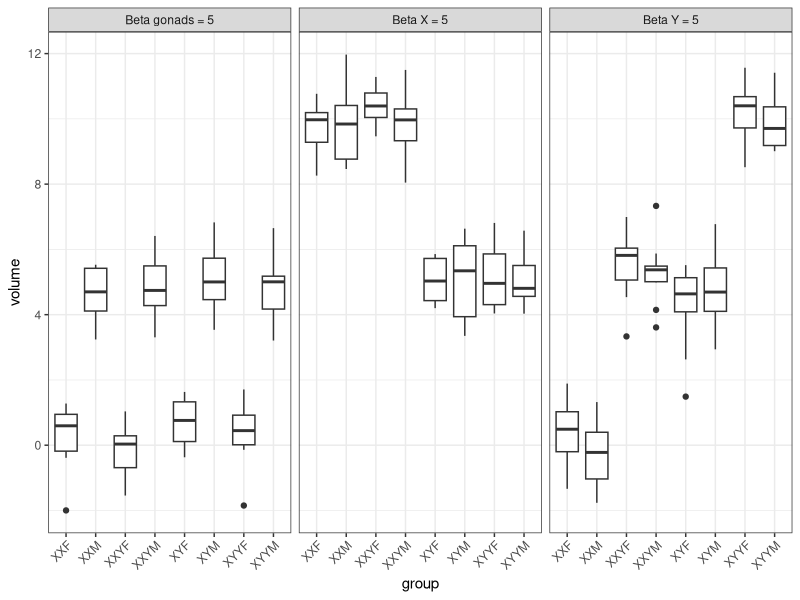
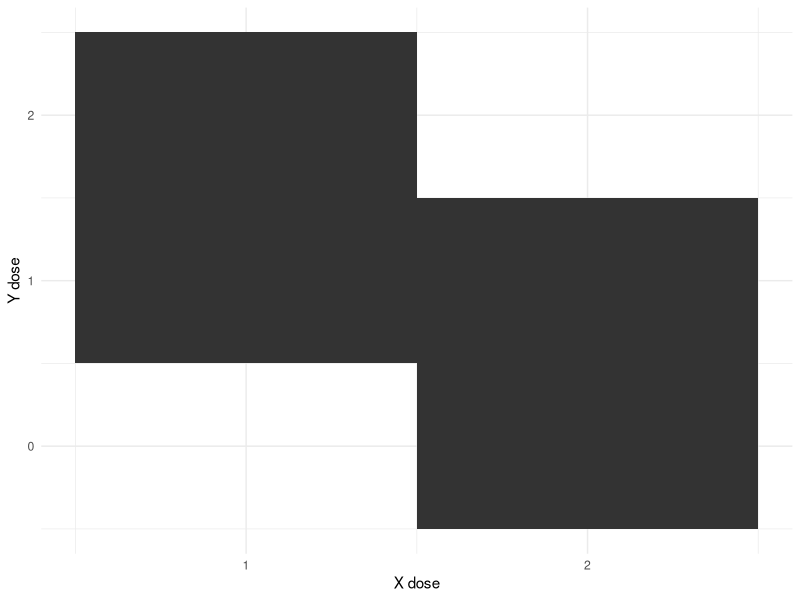

R code for these plots, in order: (Note: a time limit stopped this script after it produced the figures.)
## ---- chunk 1
#| output: false

library(tidyverse)
library(ggplot2)
library(broom)
library(splines)
## ---- chunk 2

generateSCTData <- function(npergroup=10, 
                            gonadeffectmu=0,
                            gonadeffectsd=0,
                            xeffectmu=0,
                            xeffectsd=0,
                            yeffectmu=0,
                            yeffectsd=0,
                            epsilon=1) {
  
  # generate data from the normal distribution separately for each genotype. Here we just use
  # epsilon for randomly distributed noise
  groups <- rbind(data.frame(group="XYM", gonad=1,X=1,Y=1, volume=rnorm(npergroup, 0, epsilon)),
                  data.frame(group="XYF", gonad=0,X=1,Y=1, volume=rnorm(npergroup, 0, epsilon)),
                  data.frame(group="XXM", gonad=1,X=2,Y=0, volume=rnorm(npergroup, 0, epsilon)),
                  data.frame(group="XXF", gonad=0,X=2,Y=0, volume=rnorm(npergroup, 0, epsilon)),
                  data.frame(group="XXYM",gonad=1,X=2,Y=1, volume=rnorm(npergroup, 0, epsilon)),
                  data.frame(group="XXYF",gonad=0,X=2,Y=1, volume=rnorm(npergroup, 0, epsilon)),
                  data.frame(group="XYYM",gonad=1,X=1,Y=2, volume=rnorm(npergroup, 0, epsilon)),
                  data.frame(group="XYYF",gonad=0,X=1,Y=2, volume=rnorm(npergroup, 0, epsilon))) 
  
  # and now we add the effects, again normally distributed (only matters if the sd terms are non-zero)
  groups$volume <- groups$volume + 
    rnorm(nrow(groups), gonadeffectmu * groups$gonad, gonadeffectsd) + 
    rnorm(nrow(groups), xeffectmu * groups$X, xeffectsd) + 
    rnorm(nrow(groups), yeffectmu * groups$Y, yeffectsd)
    
  # and return the dataset
  return(groups %>% mutate(
    gonadeffectmu=gonadeffectmu,
    xeffectmu=xeffectmu,
    yeffectmu=yeffectmu
  ))
  
} 

# now generate three datasets with large effects
SCTg <- generateSCTData(gonadeffectmu = 5) %>% mutate(sim="Beta gonads = 5")
SCTx <- generateSCTData(xeffectmu = 5) %>% mutate(sim="Beta X = 5")
SCTy <- generateSCTData(yeffectmu = 5) %>% mutate(sim="Beta Y = 5")

rbind(SCTg, SCTx, SCTy) %>% 
  ggplot() + 
  aes(x=group, y=volume) + 
  geom_boxplot() +
  facet_grid(.~sim) + 
  theme_bw() +
  theme(axis.text.x = element_text(angle = 45, hjust=1)) 
## ---- chunk 3
generateSCTData(npergroup = 1) %>%
  ggplot() + 
  aes(x=X, y=Y) + 
  geom_tile() + 
  xlab("X dose") + 
  ylab("Y dose") +
  scale_x_continuous(breaks = c(1,2)) + 
  theme_minimal()
## ---- chunk 4
#| cache: true
generateSCTSimSeries <- function(nsims=500,
                                 npergroup=10,
                                 gonadeffectmu=0,
                                 xeffectmu=0,
                                 yeffectmu=0,
                                 epsilon=1){
  # make sure that effects are all equal
  if (length(gonadeffectmu) != length(xeffectmu) | 
      length(gonadeffectmu) != length(yeffectmu)) {
    stop("Effects must be the same length")
  }
  
  neffects <- length(gonadeffectmu)
  
  # and now we run the simulations
  return(pmap(list(npergroup=rep(npergroup, neffects*nsims), 
                       gonadeffectmu=rep(gonadeffectmu, nsims), 
                       xeffectmu=rep(xeffectmu, nsims), 
                       yeffectmu=rep(yeffectmu, nsims),
                       epsilon=rep(epsilon, neffects*nsims)),
                  generateSCTData))

}

modelSCTSimSeries <- function(df) {
  #df <- df %>% mutate(X = X-1)
  tidy(lm(volume ~ gonad + X + Y, df)) %>% mutate(gonadeffectmu=df$gonadeffectmu[1],
                                                  xeffectmu=df$xeffectmu[1],
                                                  yeffectmu=df$yeffectmu[1]) %>%
    pivot_wider(names_from = term, values_from = estimate:p.value)
}

makePowerSeries <- function() {
  effectseries <- seq(0, 1.5, 0.1)
  neffects <- length(effectseries)
  npergroup=10
  nsims=500
  
  Gseries <- generateSCTSimSeries(nsims=nsims, npergroup = npergroup,
                                     xeffect=rep(0, neffects), 
                                     yeffectmu = rep(0, neffects), 
                                     gonadeffectmu = effectseries) %>%
    map_dfr(modelSCTSimSeries) %>% mutate(delta=gonadeffectmu, p=p.value_gonad)
  Xseries <- generateSCTSimSeries(nsims=nsims, npergroup = npergroup,
                                     gonadeffect=rep(0, neffects), 
                                     yeffectmu = rep(0, neffects), 
                                     xeffectmu = effectseries) %>%
    map_dfr(modelSCTSimSeries) %>% mutate(delta=xeffectmu, p=p.value_X)
  Yseries <- generateSCTSimSeries(nsims=nsims, npergroup = npergroup,
                                     xeffect=rep(0, neffects), 
                                     gonadeffectmu = rep(0, neffects), 
                                     yeffectmu = effectseries) %>%
    map_dfr(modelSCTSimSeries) %>% mutate(delta=yeffectmu, p=p.value_Y)
  
  allseries <- rbind(Gseries, Xseries, Yseries)
  return(allseries)
}

fullseries <- makePowerSeries()
## ---- chunk 5
#| warning: false
fullseries %>% 
  group_by(yeffectmu, xeffectmu, gonadeffectmu) %>% 
  summarise(power=mean(p<0.05)) %>% 
  pivot_longer(yeffectmu:gonadeffectmu) %>% 
  ggplot() + 
  aes(x=value, y=power, colour=name) + 
  geom_point() + 
  geom_smooth(se=F, method="lm", formula=y~ns(x,7)) + 
  xlab(bquote(delta ~ (effect ~ size))) + 
  scale_x_continuous(limits=c(0.05, 1.5)) + 
  scale_color_brewer("Model term", labels=c("Gonad", "X dose", "Y dose"), palette = "Set1") + 
  geom_hline(yintercept = 0.8) + 
  scale_y_continuous(breaks = seq(0,1,0.2)) + 
  theme_minimal()
## ---- chunk 6
power.t.test(n=40, power=0.8)
## ---- chunk 7
generateSCTData(npergroup = 1) %>% select(gonad, X, Y) %>% cor
## ---- chunk 8
set.seed(42)
Xsim <- generateSCTData(xeffectmu = 2)
## ---- chunk 9
summary(lm(volume ~ gonad + X + Y, Xsim))
## ---- chunk 10
summary(lm(volume ~ X, Xsim))
## ---- chunk 11
summary(lm(volume ~ Y, Xsim))
